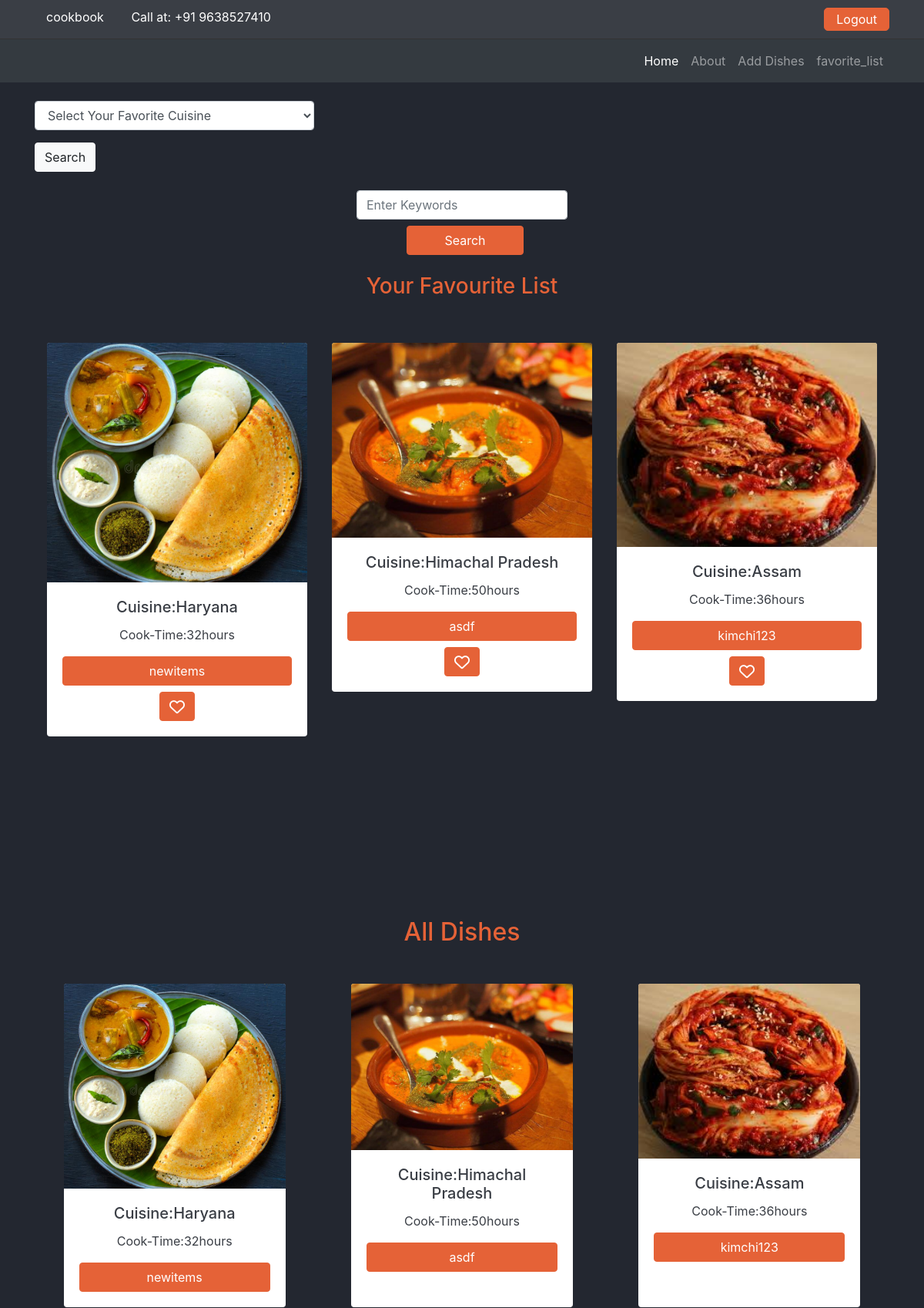
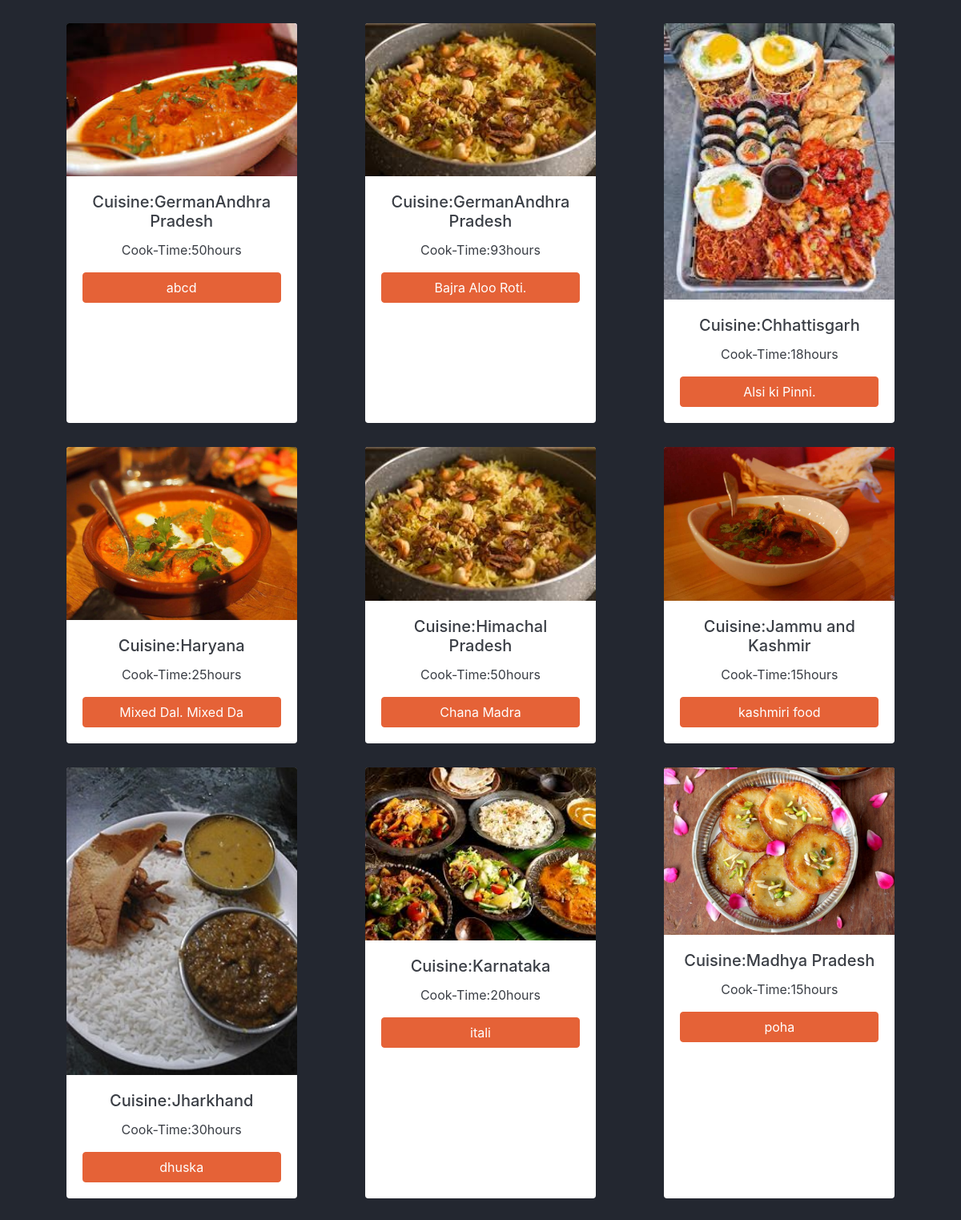
Screenshot of / (signed in, upper part) with the database file from the repository (2 pictures, top to bottom).
### cuisine/models.py (models this page shows, shortened)
class cookbook_dishes(models.Model):
    dish_name=models.CharField(max_length=255)
    type_of_cuisine=models.CharField(choices=cuisine_choices, max_length=255)
    photo=models.ImageField(upload_to='media/%Y/%m')
    description=RichTextField()
    cook_time=models.IntegerField()
    favourite=models.ManyToManyField(User,related_name="favourite",blank=True)
    dish_like=models.ManyToManyField(User,related_name="dish_like",blank=True)
    created=models.DateTimeField(auto_now_add=True)
    created_date=models.DateTimeField(default=datetime.now,blank=True)

### cuisine/views.py (the view)
# urls.py: 2. Add a URL to urlpatterns:  path('', views.home, name='home')
def home(request):
    all_dishes =  cookbook_dishes.objects.order_by('-created_date')
    select_cuisine=cookbook_dishes.objects.values_list('type_of_cuisine',flat=True).distinct()
    data={
        'all_dishes': all_dishes,
        'select_cuisine':select_cuisine,
    }
    return render(request,'cuisine/home.html',data)

### templates/cuisine/home.html (shortened to what this page needs)
{% extends 'base/base.html'%}
{% load static %}
{% block content %}
<main class="home">
    <br>
     <section class="searchbox container mt-10 ">
      <form method="GET" action="{% url 'search' %}">
        <div class="form-row">
          <div class="form-group col-md-4">
            <select name="type_of_cuisine" class="form-control">
              <option selected disabled hidden>Select Your Favorite Cuisine</option>
            </select>
          </div>
        </div>
        <div class="text-left">
          <button class="btn btn-light">Search</button>
        </div>
      </form>
    </section>
    <section class="container d-flex justify-content-center align-items-center mt-4">
        <form method="GET" action="{% url 'search' %}" class="row text-center">
          <div class="col-md-auto">
            <div class="form-group mb-2">
              <input name="keyword" class="form-control" placeholder="Enter Keywords">
            </div>
            <div class="text-center">
              <button type="submit" class="btn btn-accent ml-2 mb-2 pl-5 pr-5">Search</button>
            </div>
          </div>
        </form>
      </section>
      <section class="container mt-3">
        <h3 class="text-center">Your Favourite List</h3><br><br>
        <div class="team slider" data-slick='{"slidesToShow": 3, "slidesToScroll": 1}'>
          {% for food in all_dishes %}
          <div class="card border-0 text-center  ml-3 mr-3">
              <img src="{{food.photo.url}}" class="card-img-top" alt="cookbook">
            <div class="card-body">
              <h5 class="card-title">Cuisine:{{ food.type_of_cuisine}}</h5>
              <p class="card-text">Cook-Time:{{food.cook_time}}hours</p>
              <a href="#" class="btn btn-accent btn-block">{{food.dish_name}}</a>
              <div class="text-center mt-2">
                <button class="btn btn-accent"> <i class="far fa-heart fa-lg"></i> </button>
              </div>
            </div>
          </div>
          {% endfor %}
        </div>
        <br>
        <br>
        <br>
        <br>
      </section>
      <h2 class="text-center">All Dishes</h2>
      <br>
      <section class="search-results container mt-3 grid">
        {% for food in all_dishes %}
          <div class="card border-0 text-center  ml-3 mr-3">
            <a href="{% url 'dish_details'  food.id %}">
            <img src="{{food.photo.url}}" class="card-img-top" alt="pic not found">
            </a>
            <div class="card-body">
              <h5 class="card-title">Cuisine:{{food.type_of_cuisine}}</h5>
              <p class="card-text">Cook-Time:{{food.cook_time}}hours</p>
              <a  class="btn btn-accent btn-block">{{food.dish_name}}</a>
              </div>
            </div>
          {% endfor %}
        </section>
      </main>
{% endblock %}

### cookbook/static/css/base.css (style rules this page uses)
:root { --primary: #232730; --secondary: #3a3e45; --white: #888787; --accent: #e56237; }
body { background-color: var(--primary); color: #fff; }
a { color: #fff; }
h2, h3 { color: var(--accent); }
.btn-accent { background-color: var(--accent); color: #fff; border-color: var(--accent); outline: none; }
.card { color: var(--secondary); width: 18rem; }
main { overflow: hidden; }

### cookbook/static/css/utils.css (style rules this page uses)
.grid { display: grid; grid-template-columns: 1fr 1fr 1fr; row-gap: 30px; column-gap: 10px; }

### cookbook/static/css/style.css (style rules this page uses)
.search-results { justify-items: center; }

### rows the page displays
cookbook_dishes: photo (picture), type_of_cuisine "Haryana", cook_time "32", dish_name "newitems"
cookbook_dishes: photo (picture), type_of_cuisine "Himachal Pradesh", cook_time "50", dish_name "asdf"
cookbook_dishes: photo (picture), type_of_cuisine "Assam", cook_time "36", dish_name "kimchi123"
cookbook_dishes: photo (picture), type_of_cuisine "GermanAndhra Pradesh", cook_time "50", dish_name "abcd"
cookbook_dishes: photo (picture), type_of_cuisine "GermanAndhra Pradesh", cook_time "93", dish_name "Bajra Aloo Roti."
cookbook_dishes: photo (picture), type_of_cuisine "Chhattisgarh", cook_time "18", dish_name "Alsi ki Pinni."
cookbook_dishes: photo (picture), type_of_cuisine "Haryana", cook_time "25", dish_name "Mixed Dal. Mixed Da"
cookbook_dishes: photo (picture), type_of_cuisine "Himachal Pradesh", cook_time "50", dish_name "Chana Madra"
cookbook_dishes: photo (picture), type_of_cuisine "Jammu and Kashmir", cook_time "15", dish_name "kashmiri food"
cookbook_dishes: photo (picture), type_of_cuisine "Jharkhand", cook_time "30", dish_name "dhuska"
cookbook_dishes: photo (picture), type_of_cuisine "Karnataka", cook_time "20", dish_name "itali"
cookbook_dishes: photo (picture), type_of_cuisine "Madhya Pradesh", cook_time "15", dish_name "poha"
